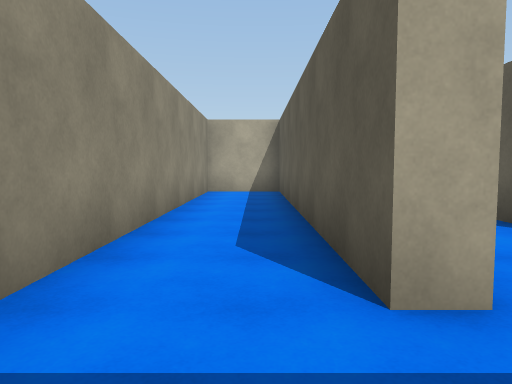
[1] (above)

24 first-person views from a walk through a 3-D level made in the Unity game engine. The camera is 1.4 m above the floor, tilts 4° down and sees 70° across. The floor is counted in squares, 2 m on a side. Each view is taken from the middle of a square. On the plan, view 1 faces up. The plan holds only what a view shows up to about 11 squares ahead; the rest is blank. The place goes on beyond the plan. Surface patterns are stand-ins for the level's own textures.

[2]
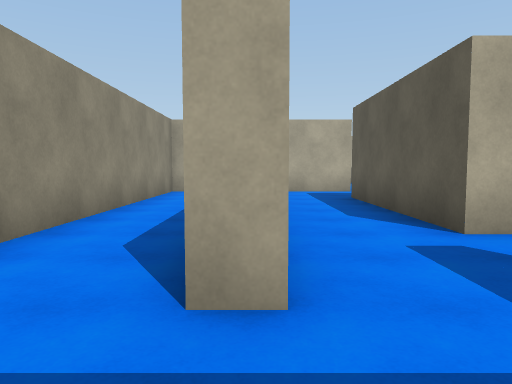

[3]
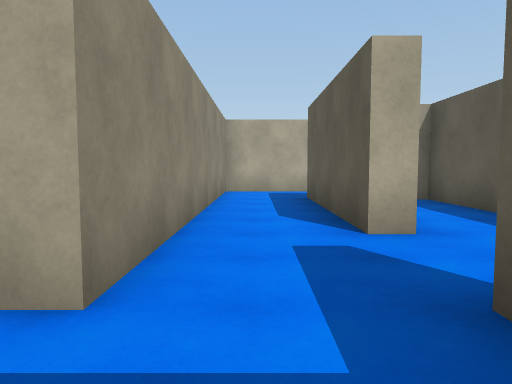

[4]
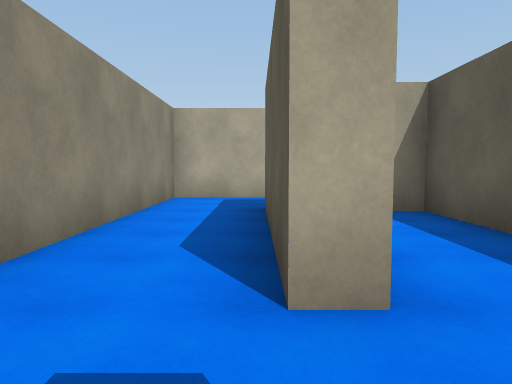

[5]
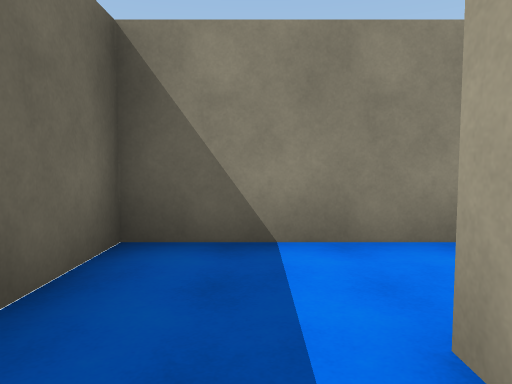

[6]
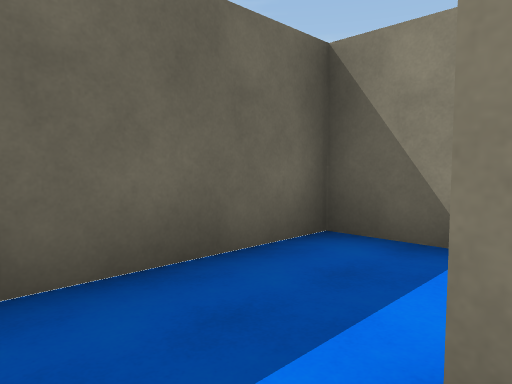

[7]
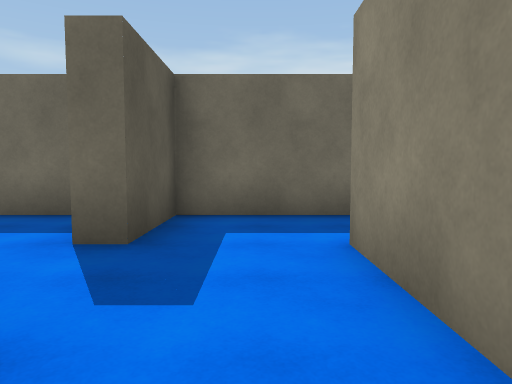

[8]
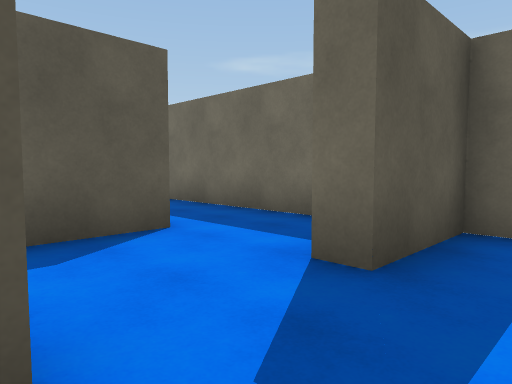

[9]
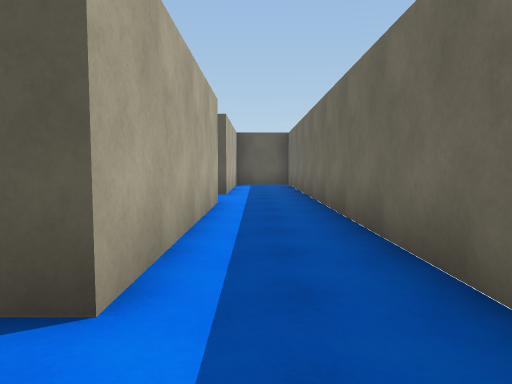

[10]
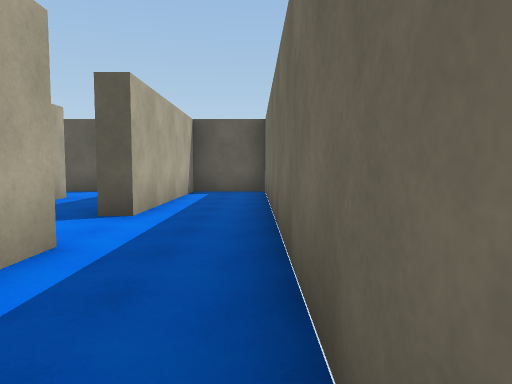

[11]
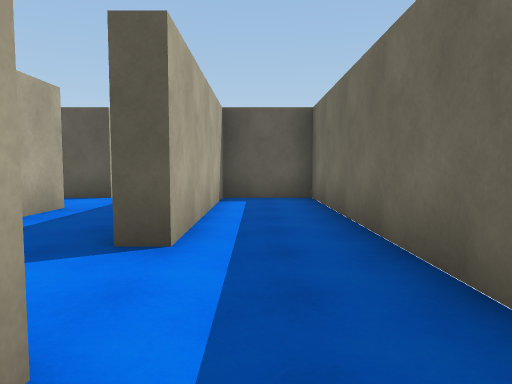

[12]
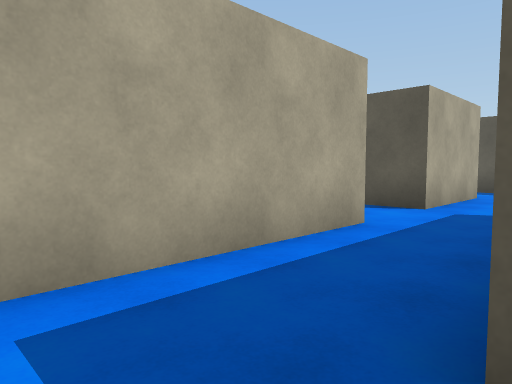

[13]
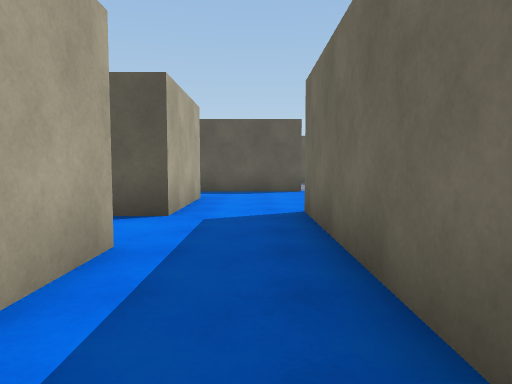

[14]
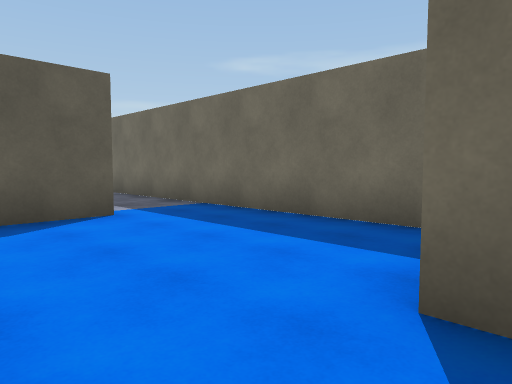

[15]
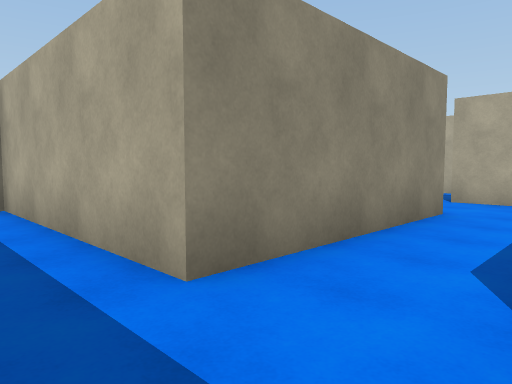

[16]
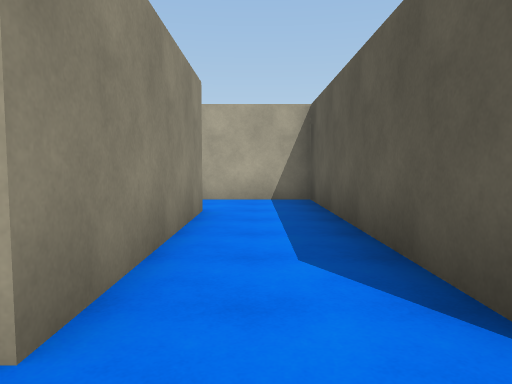

[17]
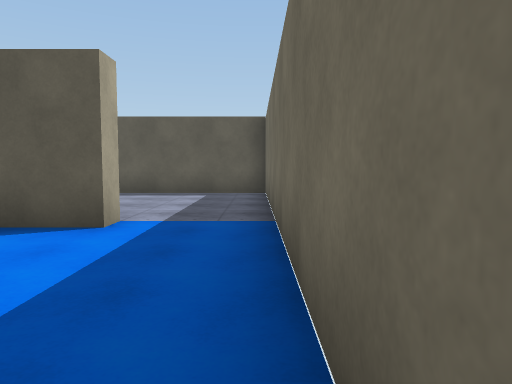

[18]
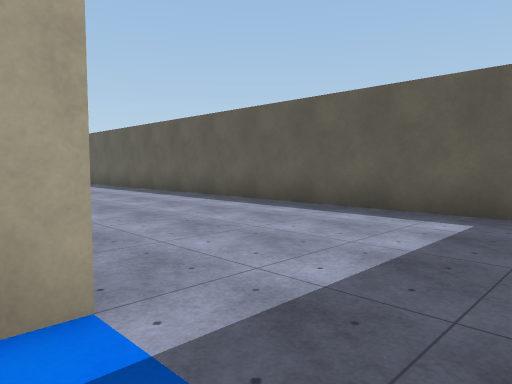

[19]
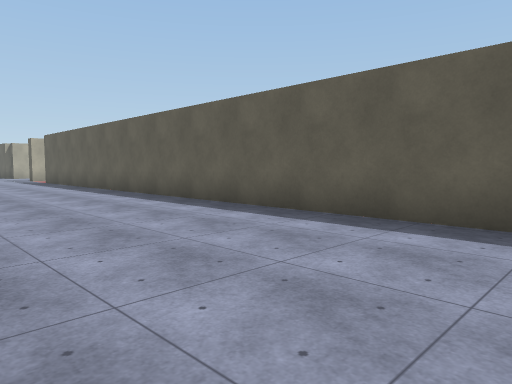

[20]
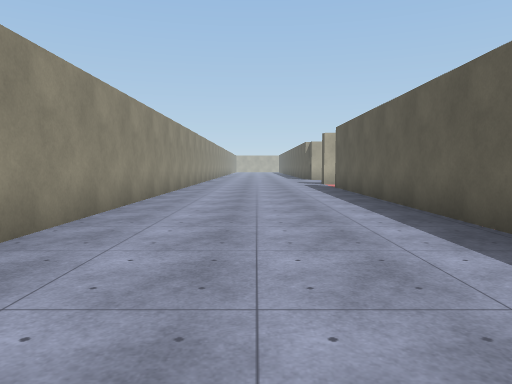

[21]
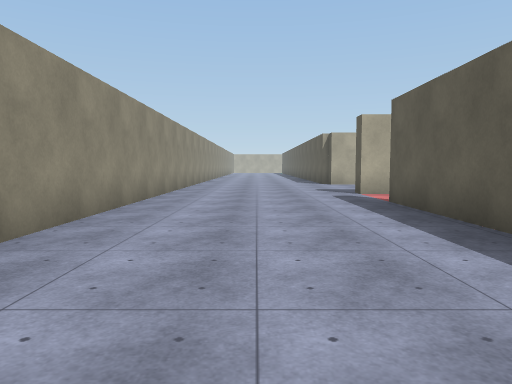

[22]
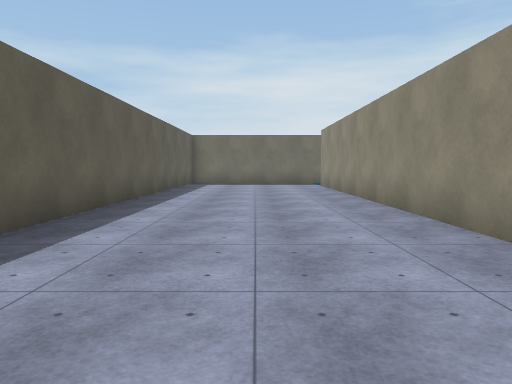

[23]
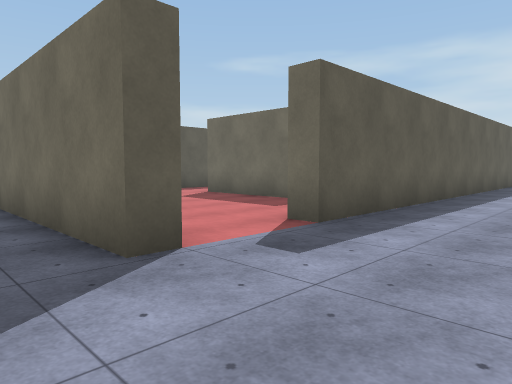

[24]
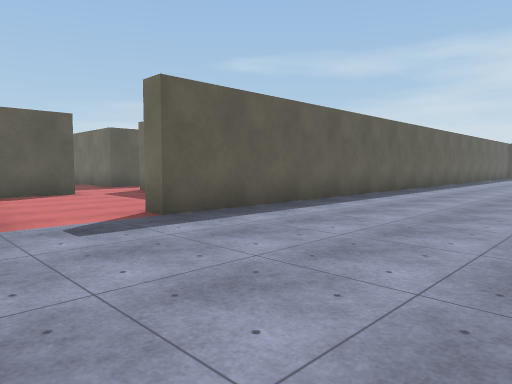

### Floor plan
Points are (right, up) in squares from view 1. A wall is a line through its corners. A room is listed if a view was taken in it or the views show most of it. See-through windows are left out.
Room 1 (view 1)
walls: (0.7, 1.7) (0.7, 10.2) (-1.3, 10.2) (-1.3, -0.3) (0.4, -0.3)
ways out: opening at (1, 0.5) to room 2
Room 2 (views 2, 3, 4, 5, 6, 7, 8)
walls: (3.2, 3.7) (3.2, 8.2); (0.4, -0.3) (3.2, -0.3) (3.2, 1.7); (2.6, 10.2) (1.2, 10.2) (1.2, 1.7) (0.7, 1.7)
ways out: opening at (1, 0.5) to room 1; opening at (3, 2.5) to room 3; opening at (3, 9.5)
Room 3 (views 9, 10, 11)
walls: (11.2, 1.7) (5.7, 1.7) (5.7, 3.2); (4.6, -0.3) (18.2, -0.3) (18.2, 1.7) (13.2, 1.7); (5.7, 5.5) (5.7, 7.7) (5.1, 7.7); (3.2, 1.7) (3.8, 1.7); (3.8, 3.7) (3.2, 3.7)
ways out: opening at (3, 2.5) to room 2; opening at (12.5, 2) to room 4
Room 4 (views 12, 13, 14, 15, 16)
walls: (14, 2.2) (18.8, 2.2); (13.2, 1.7) (13.2, 2.2); (18.2, 4.2) (18.2, 10.7) (16.5, 10.7); (16.2, 8.8) (16.2, 4.2) (11.1, 4.2)
ways out: opening at (12.5, 2) to room 3; opening at (18, 3.5) to room 5; opening at (16, 9.5)
Room 5 (view 17)
walls: (19.2, -0.3) (22.4, -0.3); (21.2, 4.2) (18.2, 4.2); (23.2, 1.7) (23.2, 4.8)
ways out: opening at (18, 3.5) to room 4; opening at (23, 0.5) to room 6
Room 6 (views 18, 19, 20, 21, 22, 23, 24)
walls: (23.7, 11.8) (23.7, 4); (23.8, 1.7) (23.2, 1.7); (29.5, 24.2) (28.7, 24.2) (28.7, 24.7) (33.2, 24.7); (23.7, 26) (23.7, 13.2); (28.7, -0.4) (28.7, 22.2) (29.2, 22.2); (22.4, -0.3) (28.2, -0.3)
ways out: opening at (23, 0.5) to room 5; opening at (29, 23.5)

Positions as (right, up) in squares from view 1, and headings:
1: (0, 0), facing up
2: (1, 0), facing up
3: (2, 0), facing up
4: (3, 2), facing up
5: (2, 1), facing left
6: (2, 2), facing down-left
7: (2, 5), facing down
8: (2, 4), facing down-right
9: (4, 1), facing right
10: (8, 0), facing right
11: (10, 1), facing right
12: (12, 2), facing up-right
13: (13, 3), facing right
14: (18, 4), facing down-right
15: (18, 3), facing up-left
16: (17, 3), facing up
17: (19, 0), facing right
18: (23, 0), facing up-right
19: (24, 5), facing up-right
20: (26, 10), facing up
21: (26, 15), facing up
22: (26, 15), facing down
23: (26, 26), facing down-right
24: (24, 25), facing down-right
